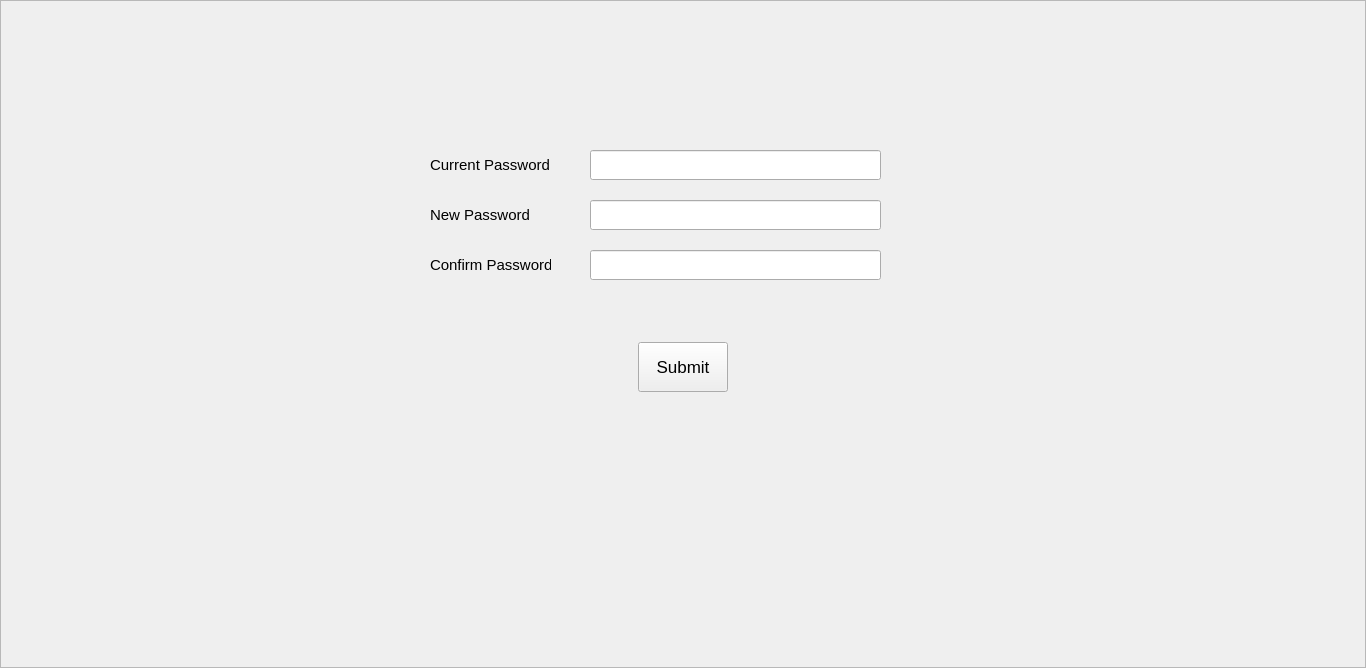
    <widget class="QFrame" name="adminpasswordFrame">
     <property name="geometry">
      <rect>
       <x>0</x>
       <y>100</y>
       <width>1366</width>
       <height>668</height>
      </rect>
     </property>
     <property name="frameShape">
      <enum>QFrame::StyledPanel</enum>
     </property>
     <property name="frameShadow">
      <enum>QFrame::Raised</enum>
     </property>
     <widget class="QLabel" name="passbkgnd_2">
      <property name="geometry">
       <rect>
        <x>363</x>
        <y>80</y>
        <width>640</width>
        <height>350</height>
       </rect>
      </property>
      <property name="styleSheet">
       <string notr="true">border-image: url(:/res/img/BookingFrame.svg);</string>
      </property>
      <property name="text">
       <string/>
      </property>
     </widget>
     <widget class="QLabel" name="currPassLabel_2">
      <property name="geometry">
       <rect>
        <x>430</x>
        <y>150</y>
        <width>121</width>
        <height>30</height>
       </rect>
      </property>
      <property name="font">
       <font>
        <pointsize>11</pointsize>
       </font>
      </property>
      <property name="text">
       <string>Current Password</string>
      </property>
     </widget>
     <widget class="QLabel" name="newPassLabel_2">
      <property name="geometry">
       <rect>
        <x>430</x>
        <y>200</y>
        <width>121</width>
        <height>30</height>
       </rect>
      </property>
      <property name="font">
       <font>
        <pointsize>11</pointsize>
       </font>
      </property>
      <property name="text">
       <string>New Password</string>
      </property>
     </widget>
     <widget class="QLabel" name="confirmPassLabel_2">
      <property name="geometry">
       <rect>
        <x>430</x>
        <y>250</y>
        <width>121</width>
        <height>30</height>
       </rect>
      </property>
      <property name="font">
       <font>
        <pointsize>11</pointsize>
       </font>
      </property>
      <property name="text">
       <string>Confirm Password</string>
      </property>
     </widget>
     <widget class="QPushButton" name="changePassbtn_2">
      <property name="geometry">
       <rect>
        <x>638</x>
        <y>342</y>
        <width>90</width>
        <height>50</height>
       </rect>
      </property>
      <property name="font">
       <font>
        <pointsize>13</pointsize>
       </font>
      </property>
      <property name="text">
       <string>Submit</string>
      </property>
     </widget>
     <widget class="QLineEdit" name="currPassinput_2">
      <property name="geometry">
       <rect>
        <x>590</x>
        <y>150</y>
        <width>291</width>
        <height>30</height>
       </rect>
      </property>
      <property name="font">
       <font>
        <pointsize>11</pointsize>
       </font>
      </property>
     </widget>
     <widget class="QLineEdit" name="newPassinput_2">
      <property name="geometry">
       <rect>
        <x>590</x>
        <y>200</y>
        <width>291</width>
        <height>30</height>
       </rect>
      </property>
     </widget>
     <widget class="QLineEdit" name="confirmPassinput_2">
      <property name="geometry">
       <rect>
        <x>590</x>
        <y>250</y>
        <width>291</width>
        <height>30</height>
       </rect>
      </property>
     </widget>
    </widget>
